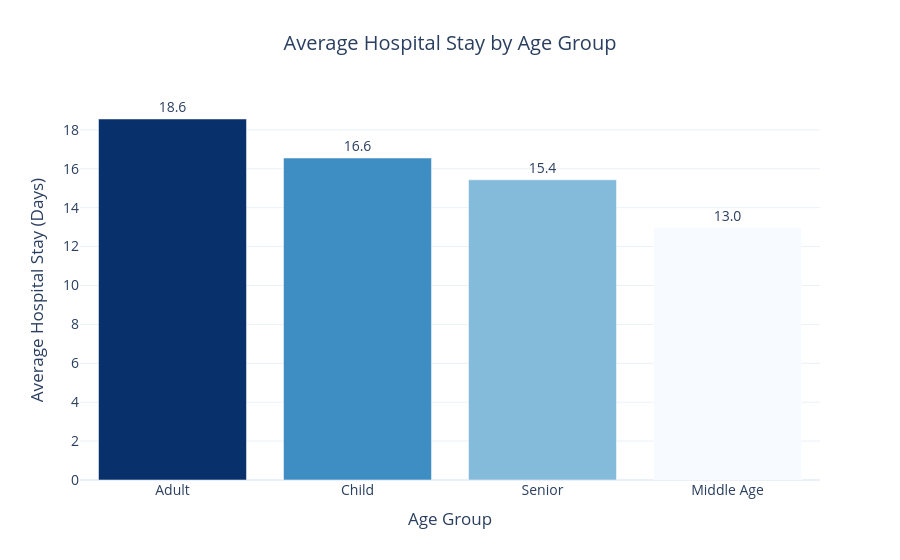

The cell this chart's notebook holds for it:
### Markdown cell above
### Question 7: Which age groups have the longest hospital stays?

### Code cell
age_stay = (
    hospital_df
    .groupby("Age_Group", as_index=False)["Hospital Stay (Days)"]
    .mean()
    .sort_values(by="Hospital Stay (Days)", ascending=False)
)

fig = px.bar(
    age_stay,
    x="Age_Group",
    y="Hospital Stay (Days)",
    color="Hospital Stay (Days)",
    color_continuous_scale="Blues",
    text_auto=".1f",
    title="Average Hospital Stay by Age Group"
)

fig.update_layout(
    template="plotly_white",
    xaxis_title="Age Group",
    yaxis_title="Average Hospital Stay (Days)",
    coloraxis_showscale=False,
    title_x=0.5,
    font=dict(size=14)
)

fig.update_traces(textposition="outside")

fig.show()

### Figure 1 — Plotly figure (JSON) as saved in the notebook; plotly's stock layout.template omitted (floating-point values rounded to 4 significant figures)
{"data": [{"hovertemplate": "Age_Group=%{x}<br>Hospital Stay (Days)=%{marker.color}<extra></extra>", "legendgroup": "", "marker": {"color": [18.56, 16.55, 15.43, 12.98], "coloraxis": "coloraxis", "pattern": {"shape": ""}}, "name": "", "orientation": "v", "showlegend": false, "textposition": "outside", "texttemplate": "%{y:.1f}", "type": "bar", "x": ["Adult", "Child", "Senior", "Middle Age"], "xaxis": "x", "y": [18.56, 16.55, 15.43, 12.98], "yaxis": "y"}], "layout": {"barmode": "relative", "coloraxis": {"colorbar": {"title": {"text": "Hospital Stay (Days)"}}, "colorscale": [[0, "rgb(247,251,255)"], [0.125, "rgb(222,235,247)"], [0.25, "rgb(198,219,239)"], [0.375, "rgb(158,202,225)"], [0.5, "rgb(107,174,214)"], [0.625, "rgb(66,146,198)"], [0.75, "rgb(33,113,181)"], [0.875, "rgb(8,81,156)"], [1, "rgb(8,48,107)"]], "showscale": false}, "font": {"size": 14}, "legend": {"tracegroupgap": 0}, "title": {"text": "Average Hospital Stay by Age Group", "x": 0.5}, "xaxis": {"anchor": "y", "domain": [0, 1], "title": {"text": "Age Group"}}, "yaxis": {"anchor": "x", "domain": [0, 1], "title": {"text": "Average Hospital Stay (Days)"}}}}
